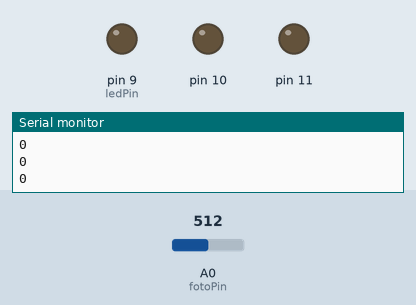
This sketch was run on a simulated Arduino Uno, built with avr-gcc and run on an emulated ATmega328P. Shown: output pins drawn as LEDs (lit = HIGH), the last lines printed to the serial monitor. The test bench sets the inputs (shaded band); at power-on: A0 (fotoPin) = 512.

Above: at 1.2 s.
1.3 s: A0 (fotoPin) set to 0
At 2.3 s:
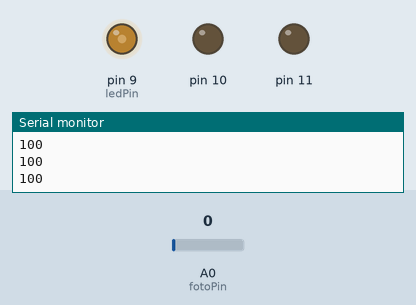
Timing chart, 0 to 4.3 s (numbered marks = the images above; inputs shaded):
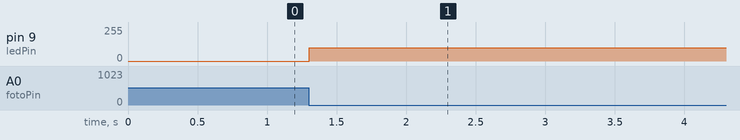

The sketch:

LED_y_Fotoresistencia.ino
```cpp
int fotoPin = 0;
int ledPin = 9;
int Valor ;

void setup() {
  Serial.begin(9600);
  pinMode( ledPin, OUTPUT );
  pinMode( 11, OUTPUT );
  pinMode( 10, OUTPUT );
}

void loop() {

 Valor = analogRead(fotoPin);
int numero= 100-Valor;
if(numero<0)
{
  numero=0;
}

  analogWrite(ledPin,numero);

  Serial.println(numero);
  delay(100);
}
```

Measured:
- after the input at 1.3 s, pin 9 (ledPin): 0/255 → 100/255 at once
